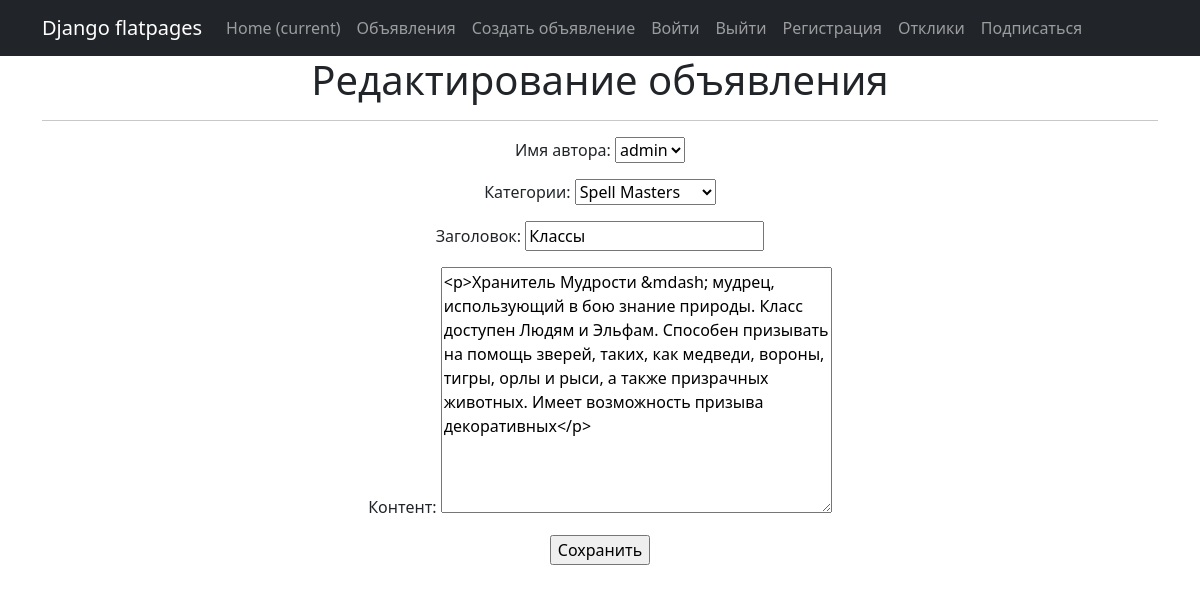
Page /1/update/ (signed in) on the committed database.
### project/models.py (models this page shows, shortened)
class Notice(models.Model):
    author_name = models.ForeignKey(User, on_delete=models.CASCADE, verbose_name='Имя автора')  # связь «один ко многим» с моделью Author
    datetime_notice = models.DateTimeField(auto_now_add=True, verbose_name='Дата и время поста')  # автоматически добавляемая дата и время создания;
    category_notice = models.ForeignKey(Category, on_delete=models.CASCADE, verbose_name='Категории')  # связь «многие ко многим» с моделью Category (с дополнительной моделью PostCategory);
    header = models.CharField(max_length=255, verbose_name='Заголовок') #  заголовок статьи/новости
    content = RichTextUploadingField(blank=True, null=True, verbose_name='Контент')

### project/views.py (the view)
# urls.py: path('<int:pk>/update/', NoticeUpdate.as_view(), name='notice_update'),
class NoticeUpdate(PermissionRequiredMixin, UpdateView):
    form_class = NoticeForm
    model = Notice
    template_name = 'notice_edit.html'
    permission_required = 'project.change_notice'  # добавление права изменение содержание объекта
    success_url = reverse_lazy('start_page')

### project/forms.py
class NoticeForm(forms.ModelForm):
    class Meta:
        model = Notice
        fields = [
            'author_name',
            'category_notice',
            'header',
            'content',
        ]

### project/models.py (called while the page is built)
    def __str__(self):
        return f'{self.name_category}'

### templates/notice_edit.html (shortened to what this page needs)
{% extends 'flatpages/default.html' %}
{% block content %}
<h1>Редактирование объявления</h1>
<hr>
<form action="" method="post">
    {{ form.as_p }}
    <input type="submit" value="Сохранить" />
</form>
{% endblock content %}

### rows in the picture
Notice: author_name "admin", category_notice "Spell Masters", header "Классы", content "<p>Хранитель Мудрости &mdash; мудрец, использующий в бою знание природы. Класс доступен Людям и Эльфам. Способен призывать на помощь зверей, таких, как медведи, вороны, тигры, орлы и рыси, а также призрачных животных. Имеет возможность призыва декоративных</p>"
